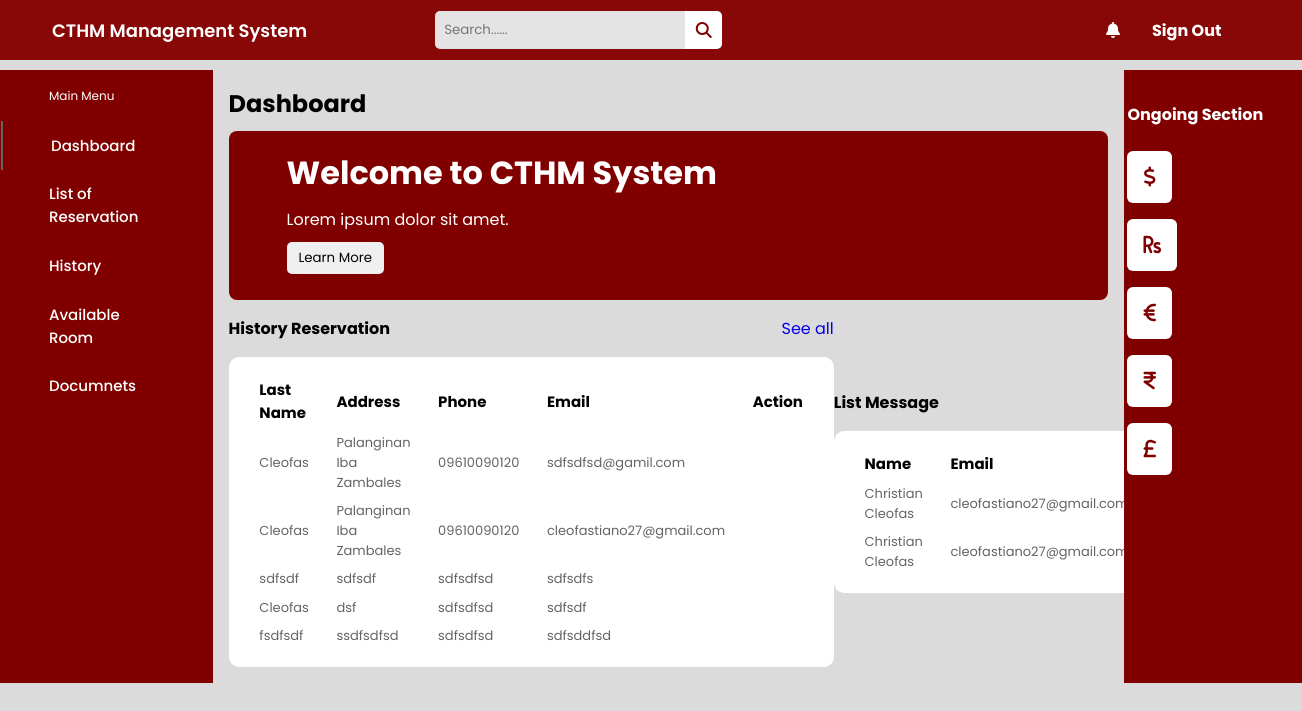
The app's page /Dashboard/dashboard (signed in), older data.
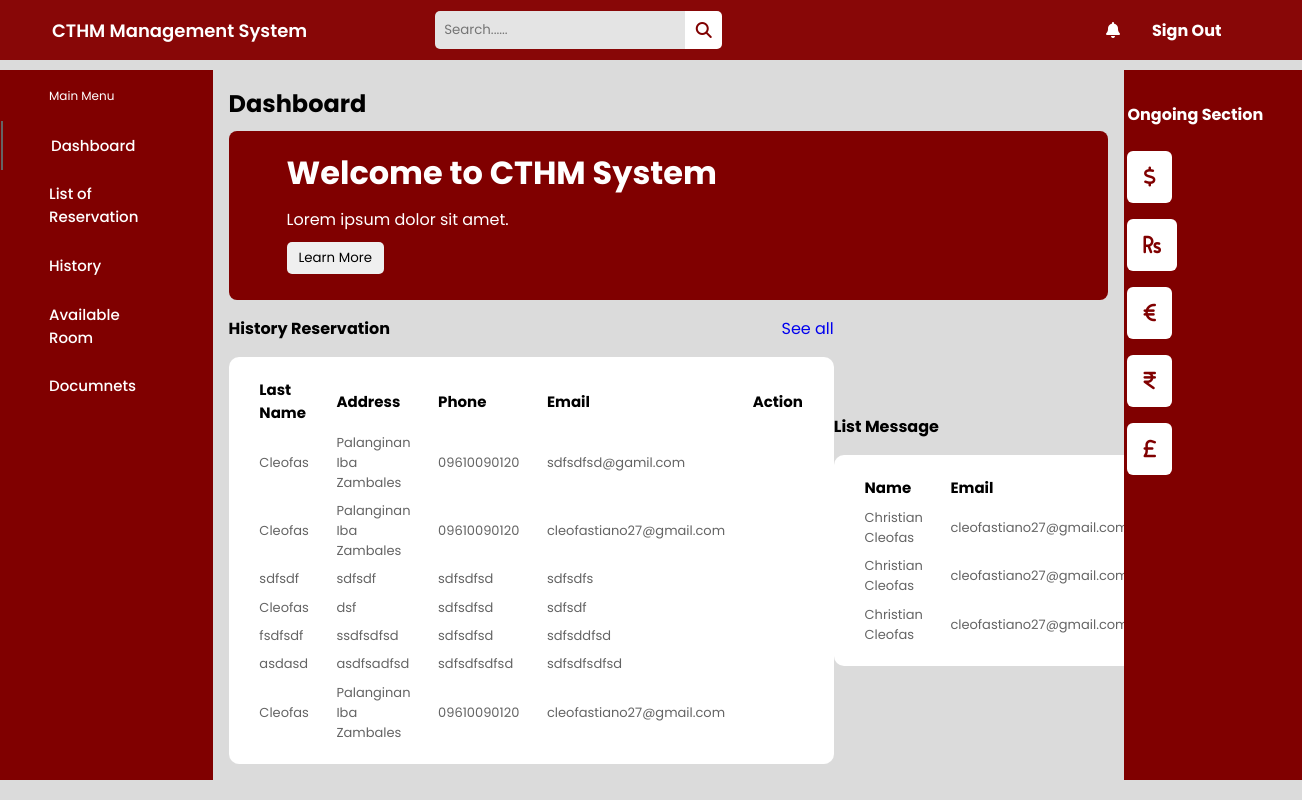
The same page, newer data.
### HomePage/models.py (models this page shows, shortened)
class Reservation(models.Model):
    fname = models.CharField(max_length=50)
    lname = models.CharField(max_length=50)
    address = models.CharField(max_length=70)
    city = models.CharField(max_length=70)
    province = models.CharField(max_length=70)
    postal = models.CharField(max_length=50)
    birthday = models.CharField(max_length=50)
    gender = models.CharField(max_length=50)
    email = models.CharField(max_length=50)
    phone = models.CharField(max_length=50)

class Contact(models.Model):
    name = models.CharField(max_length=50)
    email = models.CharField(max_length=50)
    message = models.TextField(max_length=100)

### Dashboard/views.py (the view)
# urls.py: path('dashboard', views.dashboard, name='dashboard'),
def dashboard(request):
    return render(request, 'Dashboard/dashboard.html', {
        'reservation': Reservation.objects.all(),
        'contact': Contact.objects.all(),
    })

### Dashboard/templates/Dashboard/dashboard.html (shortened to what this page needs)
{% load static %}
<!DOCTYPE html>
<html lang="en">
<head>
  <link rel="stylesheet" href="{% static 'css/dashboards.css' %}">
  <link rel="stylesheet" href="https://cdnjs.cloudflare.com/ajax/libs/font-awesome/6.2.0/css/all.min.css" />
</head>
<body>
  {% if user.is_authenticated %}
  <header class="header">
    <div class="logo">
      <a href="#">CTHM Management System</a>
      <div class="search_box">
        <input type="text" placeholder="Search......">
        <i class="fa-sharp fa-solid fa-magnifying-glass"></i>
      </div>
    </div>
    <div class="header-icons">
      <i class="fas fa-bell"></i>
      <div class="account">
        <form action="signout" method="POST">
          <a href=""><h4>Sign Out</h4></a>
        </form>
      </div>
    </div>
  </header>
  <div class="container">
    <nav style="background-color: maroon;">
      <div class="side_navbar" style="color: #ffff;">
        <span style="color: #fff;">Main Menu</span>
        <a style="color: #ffff;" href="#" class="active">Dashboard</a>
        <a style="color: #ffff;" href="#">List of Reservation</a>
        <a style="color: #ffff;" href="#">History</a>
        <a style="color: #ffff;" href="#">Available Room</a>
        <a style="color: #ffff;" href="#">Documnets</a>
      </div>
    </nav>
    <div class="main-body">
      <h2>Dashboard</h2>
      <div class="promo_card">
        <h1>Welcome to CTHM System</h1>
        <span>Lorem ipsum dolor sit amet.</span>
        <button>Learn More</button>
      </div>
      <div class="history_lists">
        <div class="list1">
              <div class="row">
                  <h4>History Reservation</h4>
                  <a href="#">See all</a>
            </div>
            <table>
                <thead>
                    <tr>
                        <th>Last Name</th>
                        <th>Address</th>
                        <th>Phone</th>
                        <th>Email</th>
                        <th>Action</th>
                    </tr>
                </thead>
            {% if reservation %}
            <tbody>
              {% for item in reservation %}
              <tr>
                <td>{{ item.lname }}</td>
                <td>{{ item.address }}</td>
                <td>{{ item.phone }}</td>
                <td>{{ item.email }}</td>
              </tr>
              {% endfor %}
            </tbody>
            {% endif %}
          </table>
    </div>
        <div class="list2">
          <div class="row">
            <h4>List Message</h4>
            <a href="#">See all</a>
          </div>
          <table>
            <thead>
              <tr>
                <th>Name</th>
                <th>Email</th>
                <th>Message</th>
              </tr>
            </thead>
            {% if contact %}
            <tbody>
            {% for item in contact %}
              <tr>
                <td>{{ item.name }}</td>
                <td>{{ item.email }}</td>
                <td>{{ item.message }}</td>
              </tr>
            {% endfor %}
            </tbody>
            {% endif %}
          </table>
        </div>
      </div>
    </div>
    <div class="sidebar">
      <h4>Ongoing Section</h4>
      <div class="balance">
        <i class="fas fa-dollar icon"></i>
      </div>
      <div class="balance">
        <i class="fa-solid fa-rupee-sign icon"></i>
      </div>
      <div class="balance">
        <i class="fas fa-euro icon"></i>
      </div>
      <div class="balance">
        <i class="fa-solid fa-indian-rupee-sign icon"></i>
      </div>
      <div class="balance">
        <i class="fa-solid fa-sterling-sign icon"></i>
      </div>
    </div>
  </div>
  {% endif %}
</body>
</html>

### static/css/dashboards.css (style rules this page uses)
* { margin: 0; padding: 0; border: none; outline: none; text-decoration: none; box-sizing: border-box; font-family: "Poppins", sans-serif; }
body { background: rgb(219, 219, 219); }
.header { display: flex; align-items: center; justify-content: space-between; height: 60px; padding: 20px; background: rgb(136, 7, 7); }
.header .logo > a { color: #fff; }
.logo { display: flex; align-items: center; }
.logo a { color: #000; font-size: 18px; font-weight: 600; margin: 2rem 8rem 2rem 2rem; }
.search_box { display: flex; align-items: center; }
.search_box input { padding: 9px; width: 250px; background: rgb(228, 228, 228); border-top-left-radius: 5px; border-bottom-left-radius: 5px; }
.search_box i { padding: 0.66rem; cursor: pointer; color: maroon; background: #fff; border-top-right-radius: 5px; border-bottom-right-radius: 5px; }
.header-icons h4 { color: #fff; }
.header-icons { display: flex; align-items: center; }
.header-icons i { margin-right: 2rem; cursor: pointer; color: #fff; }
.header-icons .account { width: 130px; display: flex; align-items: center; justify-content: space-between; }
.container { margin-top: 10px; display: flex; justify-content: space-between; }
nav { background-color: maroon; }
.side_navbar { padding: 1px; display: flex; flex-direction: column; }
.side_navbar span { color: #fff; margin: 1rem 3rem; font-size: 12px; }
.side_navbar a { width: 100%; padding: 0.8rem 3rem; font-weight: 500; font-size: 15px; color: rgb(100, 100, 100); }
.side_navbar .active { border-left: 2px solid rgb(100, 100, 100); }
.main-body { width: 70%; padding: 1rem; }
.promo_card { width: 100%; color: #fff; margin-top: 10px; border-radius: 8px; padding: 0.5rem 1rem 1rem 3rem; background: maroon; }
.promo_card h1, .promo_card span, button { margin: 10px; }
.promo_card button { display: block; padding: 6px 12px; border-radius: 5px; cursor: pointer; }
.history_lists { display: flex; align-items: center; justify-content: space-between; }
.row { display: flex; justify-content: space-between; align-items: center; margin: 1rem 0; }
table { background: #fff; padding: 1rem; text-align: left; border-radius: 10px; }
table td, th { padding: 0.2rem 0.8rem; }
table th { font-size: 15px; }
table td { font-size: 13px; color: rgb(100, 100, 100); }
.sidebar { width: 15%; padding: 2rem 0.22rem; background-color: maroon; }
.sidebar h4 { margin-bottom: 1.5rem; color: #ffffff; }
.sidebar .balance { display: flex; align-items: center; margin-bottom: 1rem; }
.balance .icon { color: maroon; font-size: 20px; border-radius: 6px; margin-right: 1rem; padding: 1rem; background: #ffffff; }

Row changes from the older to the newer data that the page shows:
added Reservation: lname "asdasd", address "asdfsadfsd", phone "sdfsdfsdfsd", email "sdfsdfsdfsd"
added Reservation: lname "Cleofas", address "Palanginan Iba Zambales", phone "09610090120", email "cleofastiano27@gmail.com"
added Contact: name "Christian Cleofas", email "cleofastiano27@gmail.com"
